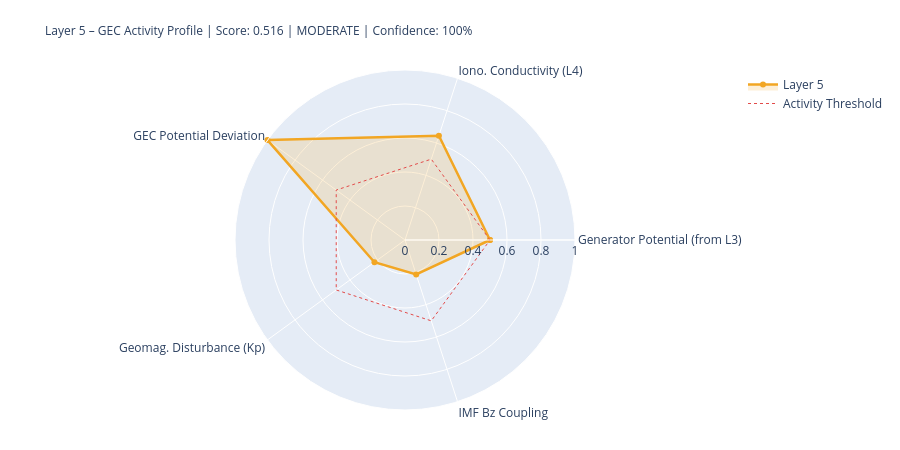

Source (notebook cell):
### Markdown cell above
---
## 5. State Assessment & Handoff to Layer 6

### Code cell
# ============================================================
# LAYER-5-SCORE
# ============================================================

# Components
# 1) Generator activity (Layer-3-driven)
gen_score = norm(generator_strength, 0.3, 2.0)
gen_src   = 'from_layer3' if l3_thunder_score is not None else 'estimated'

# 2) Ionospheric conductivity (Layer-4-driven)
iono_score = norm(iono_cond_factor, 0.7, 1.4)
iono_src   = 'from_layer4' if l4_ioniz is not None else 'estimated'

# 3) GEC potential deviation from reference
pot_score = norm(abs(delta_V_pct), 0, 30)  # 0 = at reference, 1 = 30% deviation
pot_src   = 'derived'

# 4) Geomagnetic disturbance (Kp) – modulates vertical currents
kp_score = norm(kp_val, 0, 9)
kp_src   = 'primary' if kp_now is not None else 'from_layer4'

# 5) IMF Bz coupling (southward = stronger M-I coupling → GEC influence)
bz_score = norm(-(bz_now or 0), -5, 30) if bz_now is not None else None
bz_src   = 'primary' if bz_now is not None else 'missing'

COMPONENTS = {
    'Generator Potential (from L3)':  {'score': gen_score,   'source': 'derived_from_layer3', 'dynamic': True},
    'Iono. Conductivity (L4)':      {'score': iono_score,  'source': iono_src, 'dynamic': True},
    'GEC Potential Deviation':      {'score': pot_score,   'source': pot_src,  'dynamic': True},
    'Geomag. Disturbance (Kp)':         {'score': kp_score,    'source': kp_src,   'dynamic': True},
    'IMF Bz Coupling':               {'score': bz_score,    'source': bz_src,   'dynamic': True},
}

available   = {k: v['score'] for k, v in COMPONENTS.items() if v['score'] is not None}
unavailable = [k for k, v in COMPONENTS.items() if v['score'] is None]
layer5_score = round(sum(available.values()) / len(available), 4) if available else None
confidence   = round(len(available) / len(COMPONENTS), 2)
level = ('unknown' if layer5_score is None
         else 'quiet'   if layer5_score < 0.3
         else 'moderate' if layer5_score < 0.6
         else 'active')
dominant_l5 = max(available, key=available.get) if available else 'none'

# Kp consistency: separate 1-min raw value from score value
kp_1m_raw   = kp_now          # directly from API (can be 0.0 during live measurement)
kp_for_score = kp_val          # from Layer-0 context or estimated value if needed
kp_score_src = kp_src

W = 68
print('=' * W)
print('LAYER 5 – GLOBAL ELECTRIC CIRCUIT – STATE ASSESSMENT')
print('=' * W)
for name, comp in COMPONENTS.items():
    s = comp['score']
    if s is not None:
        bar = '█' * int(s*20) + '░' * (20-int(s*20))
        print(f'  {name:<34} {bar}  {s:.3f}  [{comp["source"]}]')
    else:
        print(f'  {name:<34} {"─"*20}  n/a   [missing]')
print('-' * W)
print(f'  Score:         {layer5_score:.3f}  ({len(available)}/{len(COMPONENTS)} components)')
print(f'  Confidence:    {confidence:.0%}')
print(f'  Level:         {level.upper()}')
print(f'  Dominant:      {dominant_l5}')
print(f'  V_iono:        {V_iono_mod:.1f} kV  (Δ {delta_V_pct:+.1f}% vs. Ref)')
print(f'  I_total:       {I_total_mod:.1f} A   (Δ {delta_I_pct:+.1f}% vs. Ref)')
print('=' * W)

# Radar
cats   = list(available.keys())
vals_r = list(available.values())
if len(cats) >= 3:
    fig = go.Figure()
    fig.add_trace(go.Scatterpolar(
        r=vals_r + [vals_r[0]], theta=cats + [cats[0]],
        fill='toself', fillcolor='rgba(242,166,35,0.18)',
        line=dict(color='#F2A623', width=2.5), name='Layer 5'
    ))
    fig.add_trace(go.Scatterpolar(
        r=[0.5]*(len(cats)+1), theta=cats+[cats[0]],
        line=dict(color='#E24B4A', dash='dot', width=1),
        mode='lines', name='Activity Threshold'
    ))
    fig.update_layout(
        title=dict(
            text=f'Layer 5 – GEC Activity Profile | Score: {layer5_score:.3f} | {level.upper()} | Confidence: {confidence:.0%}',
            font=dict(size=12)
        ),
        polar=dict(radialaxis=dict(visible=True, range=[0,1])),
        height=450, showlegend=True,
        margin=dict(l=80, r=80, t=70, b=40)
    )
    fig.show()

### Figure 1 — Plotly figure (JSON) as saved in the notebook; plotly's stock layout.template omitted (floating-point values rounded to 4 significant figures)
{"data": [{"fill": "toself", "fillcolor": "rgba(242,166,35,0.18)", "line": {"color": "#F2A623", "width": 2.5}, "name": "Layer 5", "r": [0.5, 0.6454, 1.0, 0.2222, 0.2129, 0.5], "theta": ["Generator Potential (from L3)", "Iono. Conductivity (L4)", "GEC Potential Deviation", "Geomag. Disturbance (Kp)", "IMF Bz Coupling", "Generator Potential (from L3)"], "type": "scatterpolar"}, {"line": {"color": "#E24B4A", "dash": "dot", "width": 1}, "mode": "lines", "name": "Activity Threshold", "r": [0.5, 0.5, 0.5, 0.5, 0.5, 0.5], "theta": ["Generator Potential (from L3)", "Iono. Conductivity (L4)", "GEC Potential Deviation", "Geomag. Disturbance (Kp)", "IMF Bz Coupling", "Generator Potential (from L3)"], "type": "scatterpolar"}], "layout": {"height": 450, "margin": {"b": 40, "l": 80, "r": 80, "t": 70}, "polar": {"radialaxis": {"range": [0, 1], "visible": true}}, "showlegend": true, "title": {"font": {"size": 12}, "text": "Layer 5 – GEC Activity Profile | Score: 0.516 | MODERATE | Confidence: 100%"}}}
